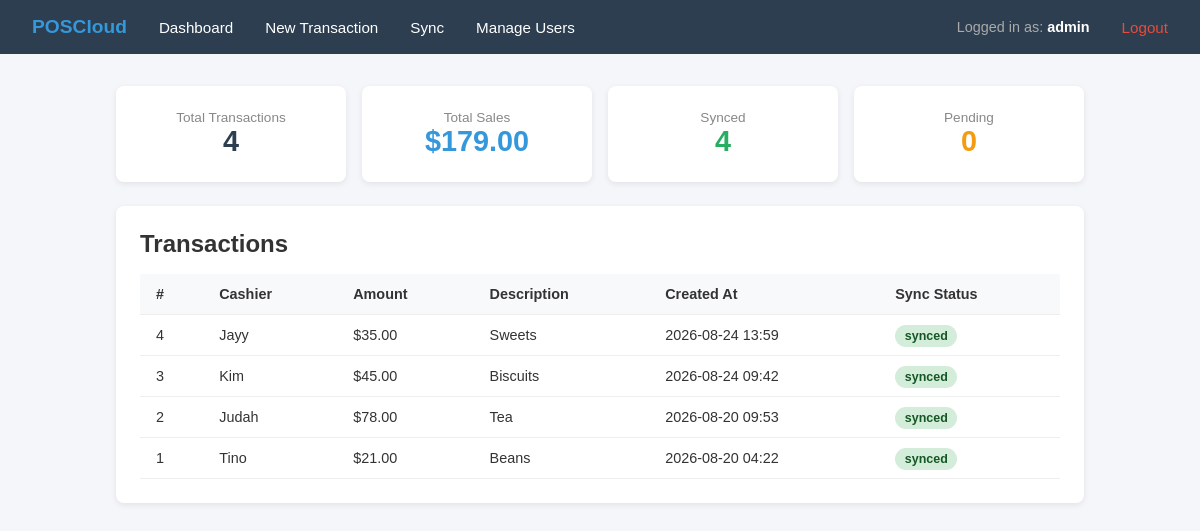
The page / (signed in) on the database its author committed.
### database.py (models this page shows)
class Base(DeclarativeBase):
    pass

class Transaction(Base):
    __tablename__ = "transactions"
    id: Mapped[int] = mapped_column(primary_key=True, autoincrement=True)
    idempotency_key: Mapped[str] = mapped_column(String(36), unique=True, nullable=False)  # prevents duplicates
    cashier: Mapped[str] = mapped_column(String(100))
    amount: Mapped[float] = mapped_column(Float)
    description: Mapped[str] = mapped_column(String(255))
    created_at: Mapped[datetime] = mapped_column(DateTime, default=func.now())
    sync_status: Mapped[str] = mapped_column(String(20), default="pending")  # pending | synced

### main.py (the view)
@app.get("/", response_class=HTMLResponse)
async def dashboard(request: Request, db: AsyncSession = Depends(get_db)):
    redirect = require_login(request)
    if redirect:
        return redirect
    result = await db.execute(select(Transaction).order_by(Transaction.created_at.desc()))
    transactions = result.scalars().all()
    total = len(transactions)
    synced = sum(1 for t in transactions if t.sync_status == "synced")
    pending = sum(1 for t in transactions if t.sync_status == "pending")
    total_amount = sum(t.amount for t in transactions)
    return templates.TemplateResponse(request, "dashboard.html", {
        "transactions": transactions,
        "total": total,
        "synced": synced,
        "pending": pending,
        "total_amount": total_amount,
        "user": get_current_user(request),
    })

### templates/dashboard.html (shortened to what this page needs)
{% extends "base.html" %}
{% block content %}
<div style="display:grid; grid-template-columns: repeat(4, 1fr); gap:1rem; margin-bottom:1.5rem;">
    <div class="card" style="margin:0; text-align:center;">
        <div style="font-size:0.85rem; color:#888;">Total Transactions</div>
        <div style="font-size:1.8rem; font-weight:bold; color:#2c3e50;">{{ total }}</div>
    </div>
    <div class="card" style="margin:0; text-align:center;">
        <div style="font-size:0.85rem; color:#888;">Total Sales</div>
        <div style="font-size:1.8rem; font-weight:bold; color:#3498db;">${{ "%.2f"|format(total_amount) }}</div>
    </div>
    <div class="card" style="margin:0; text-align:center;">
        <div style="font-size:0.85rem; color:#888;">Synced</div>
        <div style="font-size:1.8rem; font-weight:bold; color:#27ae60;">{{ synced }}</div>
    </div>
    <div class="card" style="margin:0; text-align:center;">
        <div style="font-size:0.85rem; color:#888;">Pending</div>
        <div style="font-size:1.8rem; font-weight:bold; color:#f39c12;">{{ pending }}</div>
    </div>
</div>
<div class="card">
    <h2 style="margin-bottom:1rem;">Transactions</h2>
    {% if transactions %}
    <table>
        <thead>
            <tr>
                <th>#</th>
                <th>Cashier</th>
                <th>Amount</th>
                <th>Description</th>
                <th>Created At</th>
                <th>Sync Status</th>
            </tr>
        </thead>
        <tbody>
            {% for txn in transactions %}
            <tr>
                <td>{{ txn.id }}</td>
                <td>{{ txn.cashier }}</td>
                <td>${{ "%.2f"|format(txn.amount) }}</td>
                <td>{{ txn.description }}</td>
                <td>{{ txn.created_at.strftime("%Y-%m-%d %H:%M") }}</td>
                <td>
                    <span class="badge badge-{{ txn.sync_status }}">{{ txn.sync_status }}</span>
                </td>
            </tr>
            {% endfor %}
        </tbody>
    </table>
    {% else %}
    <p style="color:#888;">No transactions yet.</p>
    {% endif %}
</div>
{% endblock %}

### templates/base.html (shortened to what this page needs)
<!DOCTYPE html>
<html lang="en">
<head>
</head>
<body>
    <nav>
        <span class="brand">POSCloud</span>
        <a href="/">Dashboard</a>
        <a href="/new-transaction">New Transaction</a>
        <a href="/sync">Sync</a>
        {% if request.cookies.get('session_user') == 'admin' %}
        <a href="/users">Manage Users</a>
        {% endif %}
        <span style="margin-left:auto; color:#aaa; font-size:0.9rem;">Logged in as: <strong style="color:#fff;">{{ request.cookies.get('session_user') }}</strong></span>
        {% if request.cookies.get('session_user') == 'admin' %}
        <a href="/logout" style="color:#e74c3c;">Logout</a>
        {% else %}
        <a href="/logout" style="color:#e74c3c;">Switch User</a>
        {% endif %}
    </nav>
    <div class="container">
        {% block content %}{% endblock %}
    </div>
</body>
</html>

### templates/base.html (style rules this page uses)
* { margin: 0; padding: 0; box-sizing: border-box; }
body { font-family: Arial, sans-serif; background: #f4f6f9; color: #333; }
nav { background: #2c3e50; padding: 1rem 2rem; display: flex; align-items: center; gap: 2rem; }
nav a { color: #fff; text-decoration: none; font-size: 0.95rem; }
nav .brand { font-size: 1.2rem; font-weight: bold; color: #3498db; }
.container { max-width: 1000px; margin: 2rem auto; padding: 0 1rem; }
.card { background: #fff; border-radius: 8px; padding: 1.5rem; box-shadow: 0 2px 6px rgba(0,0,0,0.08); margin-bottom: 1.5rem; }
table { width: 100%; border-collapse: collapse; }
th, td { padding: 0.75rem 1rem; text-align: left; border-bottom: 1px solid #eee; font-size: 0.9rem; }
th { background: #f8f9fa; font-weight: 600; }
.badge { padding: 0.25rem 0.6rem; border-radius: 12px; font-size: 0.78rem; font-weight: 600; }
.badge-synced { background: #d4edda; color: #155724; }

### rows shown on the page
Transaction: id "4", cashier "Jayy", amount "35.00", description "Sweets", created_at "2026-08-24 13:59", sync_status "synced"
Transaction: id "3", cashier "Kim", amount "45.00", description "Biscuits", created_at "2026-08-24 09:42", sync_status "synced"
Transaction: id "2", cashier "Judah", amount "78.00", description "Tea", created_at "2026-08-20 09:53", sync_status "synced"
Transaction: id "1", cashier "Tino", amount "21.00", description "Beans", created_at "2026-08-20 04:22", sync_status "synced"

### other values the page prints
{{ request.cookies.get('session_user') }} "admin"
{{ total }} "4"
{{ "%.2f"|format(total_amount) }} "179.00"
{{ synced }} "4"
{{ pending }} "0"
